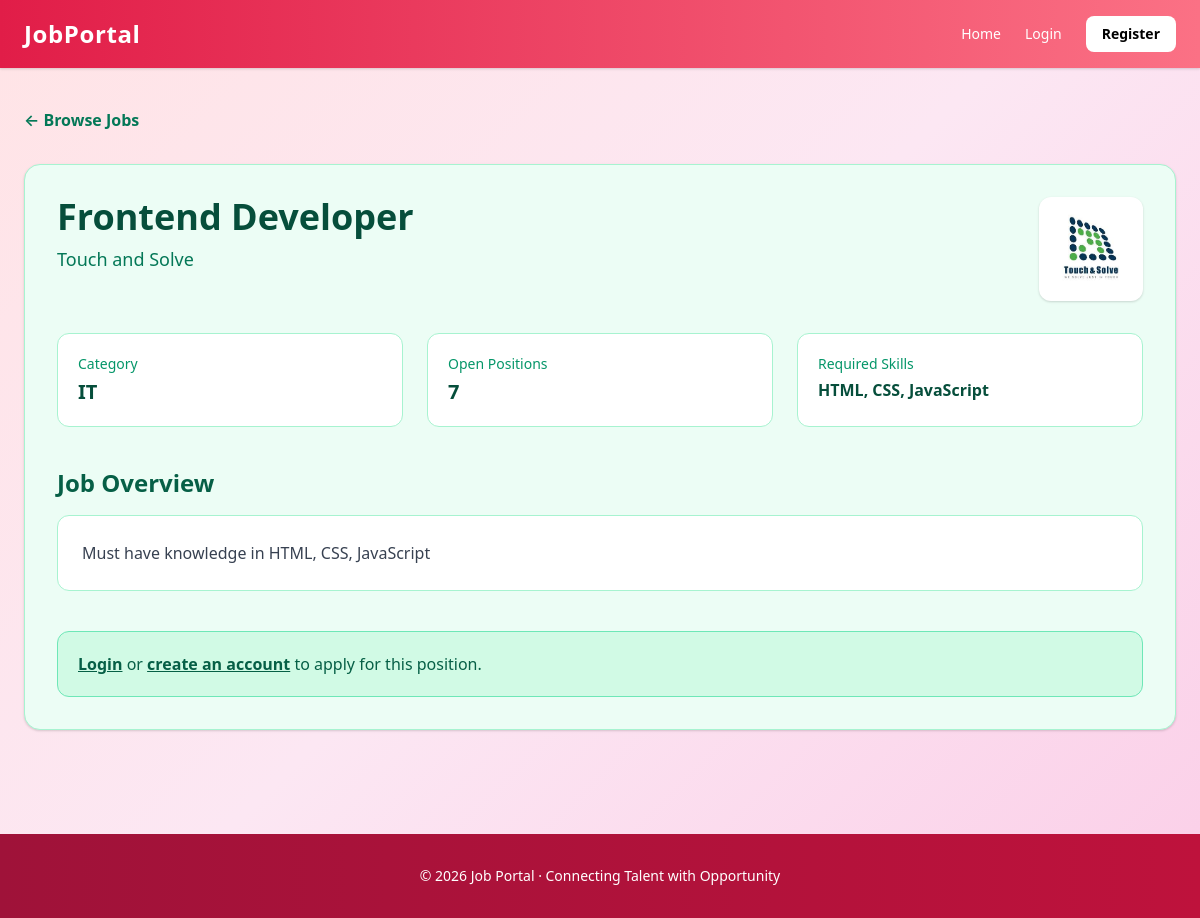
/jobs/7/, run on the app's committed database.
### jobs/models.py (models this page shows)
class Job(models.Model):
    recruiter=models.ForeignKey(User,on_delete=models.CASCADE)
    title=models.CharField(max_length=200)
    description=models.TextField()
    skills=models.TextField()
    openings=models.IntegerField()
    category=models.CharField(max_length=100, default='General')
    company_logo=models.ImageField(upload_to='company_logos/', null=True, blank=True)
    created_at=models.DateTimeField(auto_now_add=True)
    class Meta:
        ordering=['-created_at']

### accounts/models.py (models this page shows)
class User(AbstractUser):
    USER_TYPE=(('RECRUITER','Recruiter'),('JOBSEEKER','Jobseeker'))
    user_type=models.CharField(max_length=20,choices=USER_TYPE)

class RecruiterProfile(models.Model):
    user=models.OneToOneField(User,on_delete=models.CASCADE)
    company_name=models.CharField(max_length=200)
    company_description=models.TextField()

### jobs/views.py (the view, shortened to what this page needs)
# urls.py: path('<int:pk>/',views.job_detail,name='job_detail'),
def job_detail(request,pk):
    job=get_object_or_404(Job,pk=pk)
    applied=False
    if request.user.is_authenticated:
        applied=JobApplication.objects.filter(job=job,applicant=request.user).exists()
    return render(request,'jobs/detail.html',{'job':job,'applied':applied})

### templates/jobs/detail.html (shortened to what this page needs)
{% extends "base.html" %}
{% block content %}
<div class="mb-8">
  <a href="/" class="inline-flex items-center text-green-700 font-semibold hover:text-green-800">
    ← Browse Jobs
  </a>
</div>
<div class="bg-green-50 border border-green-200 rounded-2xl p-8 shadow">
  <div class="flex flex-col md:flex-row justify-between items-start gap-6 mb-8">
    <div>
      <h1 class="text-4xl font-extrabold text-green-900 mb-2">
        {{ job.title }}
      </h1>
      <p class="text-green-700 text-lg">
        {{ job.recruiter.recruiterprofile.company_name|default:"Company" }}
      </p>
    </div>
    {% if job.company_logo %}
    <div class="bg-white p-3 rounded-xl shadow">
      <img src="{{ job.company_logo.url }}" class="h-20 w-20 object-cover rounded-lg">
    </div>
    {% endif %}
  </div>
  <div class="grid grid-cols-1 md:grid-cols-3 gap-6 mb-10">
    <div class="bg-white rounded-xl p-5 border border-green-200">
      <p class="text-sm text-green-600 mb-1">Category</p>
      <p class="text-xl font-bold text-green-900">{{ job.category }}</p>
    </div>
    <div class="bg-white rounded-xl p-5 border border-green-200">
      <p class="text-sm text-green-600 mb-1">Open Positions</p>
      <p class="text-xl font-bold text-green-900">{{ job.openings }}</p>
    </div>
    <div class="bg-white rounded-xl p-5 border border-green-200">
      <p class="text-sm text-green-600 mb-1">Required Skills</p>
      <p class="text-md font-semibold text-green-900 break-words">{{ job.skills }}</p>
    </div>
  </div>
  <div class="mb-10">
    <h3 class="text-2xl font-bold text-green-800 mb-4">Job Overview</h3>
    <div class="bg-white border border-green-200 rounded-xl p-6 text-gray-700 leading-relaxed">
      {{ job.description|linebreaks }}
    </div>
  </div>
  {% if user.is_authenticated and user.user_type == 'JOBSEEKER' %}
    {% if applied %}
      <div class="bg-green-100 border border-green-300 text-green-800 p-5 rounded-xl font-semibold">
        ✓ You’ve already applied for this role. We wish you the best!
      </div>
    {% else %}
      <form method="post">
        {% csrf_token %}
        <button class="bg-green-700 text-white px-10 py-4 rounded-xl hover:bg-green-800 font-bold">
          Apply for This Job
        </button>
      </form>
    {% endif %}
  {% elif user.is_authenticated %}
    <div class="bg-green-100 border border-green-300 p-5 rounded-xl text-green-800 font-medium">
      This account type cannot apply for jobs. Switch to a jobseeker account to continue.
    </div>
  {% else %}
    <div class="bg-green-100 border border-green-300 p-5 rounded-xl text-green-800 font-medium">
      <a href="{% url 'login' %}" class="underline font-bold">Login</a>
      or
      <a href="{% url 'register' %}" class="underline font-bold">create an account</a>
      to apply for this position.
    </div>
  {% endif %}
</div>
{% endblock %}

### templates/base.html (style rules this page uses)
body { background: linear-gradient(135deg, #ffe4e6 0%, #fce7f3 50%, #fbcfe8 100%); }

### data on the page
Job: title "Frontend Developer", recruiter.recruiterprofile.company_name "Touch and Solve", company_logo (picture), category "IT", openings "7", skills "HTML, CSS, JavaScript", description "Must have knowledge in HTML, CSS, JavaScript"
